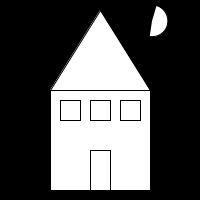
Frame 1 (no input)
Frame 60 (the mouse pressed at the canvas centre just before this capture): identical to frame 1, image omitted
Frame 120 (the mouse held since frame 60 and released just before this capture): identical to frame 1, image omitted

The Processing sketch that drew this single still picture (run headless with seeded random() and noise(); from frame 60 on, the mouse is pressed at the canvas centre):

// Processing sketch: house
// ── house.pde

void setup(){
 size(200, 200); 
}

void draw(){
 background(0);
 //house
 rect(50, 90, 100, 100);  //arguments are (x, y, w, h)
 //roof
 triangle(50, 90, 100, 10, 150, 90); //(x1, y1, x2, y2, x3, y3)
 //windows
 rect(60, 100, 20, 20);
 rect(90, 100, 20, 20); 
 rect(120, 100, 20, 20);
 //door
 rect(90, 150, 20, 40); 
 //moon
 arc(152, 21, 32, 32, 5, 8); //(x, y, w, h, start radians, stop radians);
}
